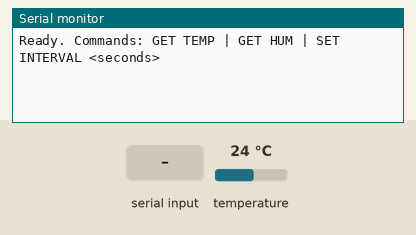
This sketch was run on a simulated ESP32. On the bench: the last lines printed to the serial monitor. Wiring (inferred from the names in the program): MPU-6050 motion sensor at I2C address 0x68. The inputs (shaded band) are chosen by the test bench; at power-on: temperature 24 °C. Random numbers use the default seed unless the sketch sets one.

Above: at 1.4 s.
1.5 s: "GET TEMP\n" received over Serial
At 1.81 s:
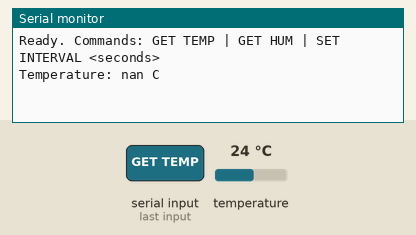
3.5 s: "GET HUM\n" received over Serial
At 3.9 s:
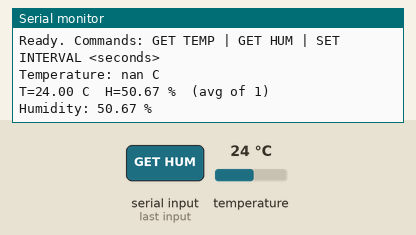
5.0 s: "SET INTERVAL \n" received over Serial
At 5.5 s:
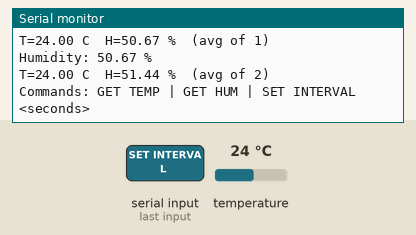
6.5 s: temperature set to 12 °C
At 7.0 s:
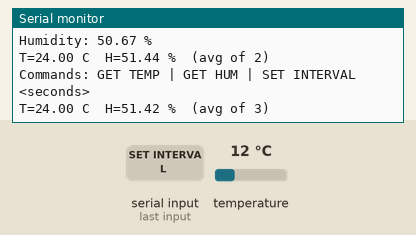
8.0 s: "GET TEMP\n" received over Serial
At 9.0 s:
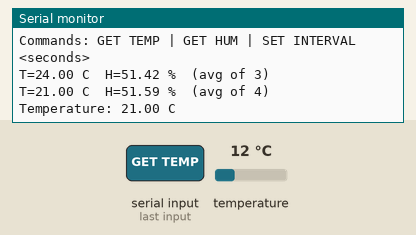
9.5 s: temperature set to 19 °C
At 10.5 s:
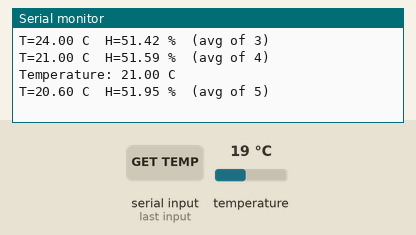
Timing chart, 0 to 12.0 s (numbered marks = the images above; inputs shaded):
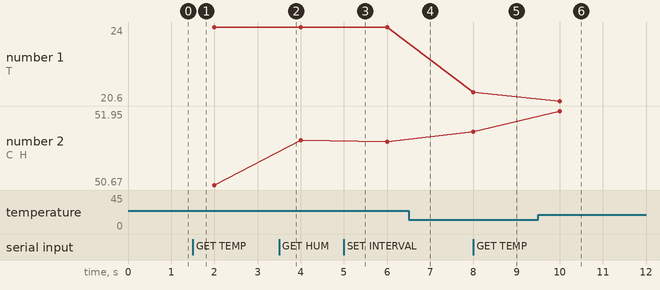

Measured:
- after the input at 1.5 s, the serial monitor: prints a new line at once (image 1)
- after the input at 3.5 s, the serial monitor: prints a new line at once (image 2)
- after the input at 5.0 s, the serial monitor: prints a new line at once (image 3)
- after the input at 8.0 s, the serial monitor: prints a new line at once (image 5)
- after the input at 9.5 s, the serial monitor: prints a new line after 0.50 s (image 6)
- plotted number 1: 21 → 20.6 after the input at 9.5 s

The sketch:

aqm_firmware.ino
```cpp
// ESP32 Air Quality Monitor - MPU6050 (I2C) temperature + simulated humidity
// Set ENABLE_BLE to 0 for Wokwi (no BLE support), 1 for a real ESP32 board.

#include <Wire.h>
#include <math.h>

#define ENABLE_BLE 0                 // <-- 0 = Wokwi, 1 = real board
#define DEVICE_NAME "AQM-Balakumar"   // <-- replace with your first name

#define SDA_PIN 21
#define SCL_PIN 22
#define MPU_ADDR 0x68
#define REG_PWR_MGMT_1 0x6B
#define REG_TEMP_OUT_H 0x41

#define WINDOW 5
#define MIN_INTERVAL_S 1
#define MAX_INTERVAL_S 3600

// Custom 128-bit UUIDs (randomly generated; change if you like)
#define SERVICE_UUID  "6e1a0001-b5a3-f393-e0a9-e50e24dcca9e"
#define TEMP_UUID     "6e1a0002-b5a3-f393-e0a9-e50e24dcca9e"
#define HUM_UUID      "6e1a0003-b5a3-f393-e0a9-e50e24dcca9e"
#define INTERVAL_UUID "6e1a0004-b5a3-f393-e0a9-e50e24dcca9e"

// ---------- State ----------
uint32_t intervalSec = 2;
unsigned long lastSample = 0;

float tempBuf[WINDOW], humBuf[WINDOW];
int bufCount = 0, bufIdx = 0;
float filtTemp = NAN, filtHum = NAN;

// ---------- Sensor ----------
bool mpuInit() {
  Wire.begin(SDA_PIN, SCL_PIN);
  Wire.beginTransmission(MPU_ADDR);
  Wire.write(REG_PWR_MGMT_1);
  Wire.write(0x00);                  // wake from sleep
  return Wire.endTransmission() == 0;
}

// Reads temperature register pair directly. Returns NAN on I2C failure.
float readTemperatureC() {
  Wire.beginTransmission(MPU_ADDR);
  Wire.write(REG_TEMP_OUT_H);
  if (Wire.endTransmission(false) != 0) return NAN;
  if (Wire.requestFrom((uint8_t)MPU_ADDR, (uint8_t)2) != 2) return NAN;
  int16_t raw = (Wire.read() << 8) | Wire.read();
  return raw / 340.0f + 36.53f;      // datasheet formula
}

float readSimulatedHumidity() {
  float base = 50.0f + 10.0f * sinf(millis() / 30000.0f);
  float noise = (random(-100, 101)) / 100.0f;
  return constrain(base + noise, 0.0f, 100.0f);
}

// ---------- Filtering ----------
float average(const float *b, int n) {
  float s = 0;
  for (int i = 0; i < n; i++) s += b[i];
  return s / n;
}

void pushSample(float t, float h) {
  tempBuf[bufIdx] = t;
  humBuf[bufIdx] = h;
  bufIdx = (bufIdx + 1) % WINDOW;
  if (bufCount < WINDOW) bufCount++;
  filtTemp = average(tempBuf, bufCount);
  filtHum = average(humBuf, bufCount);
}

// ---------- BLE ----------
#if ENABLE_BLE
#include <BLEDevice.h>
#include <BLEServer.h>
#include <BLEUtils.h>
#include <BLE2902.h>

BLECharacteristic *tempChar, *humChar, *intervalChar;
bool deviceConnected = false;

void setIntervalSeconds(uint32_t s);  // forward declaration

class ServerCB : public BLEServerCallbacks {
  void onConnect(BLEServer *) override { deviceConnected = true; }
  void onDisconnect(BLEServer *s) override {
    deviceConnected = false;
    s->getAdvertising()->start();     // keep advertising
  }
};

// Interval: write 1 byte (uint8) or 2 bytes (uint16, little-endian), seconds.
class IntervalCB : public BLECharacteristicCallbacks {
  void onWrite(BLECharacteristic *c) override {
    auto v = c->getValue();
    uint32_t s = 0;
    if (v.length() == 1) s = (uint8_t)v[0];
    else if (v.length() >= 2) s = (uint8_t)v[0] | ((uint8_t)v[1] << 8);
    else return;
    setIntervalSeconds(s);
  }
};

void bleInit() {
  BLEDevice::init(DEVICE_NAME);
  BLEServer *server = BLEDevice::createServer();
  server->setCallbacks(new ServerCB());
  BLEService *svc = server->createService(SERVICE_UUID);

  tempChar = svc->createCharacteristic(
      TEMP_UUID, BLECharacteristic::PROPERTY_READ | BLECharacteristic::PROPERTY_NOTIFY);
  tempChar->addDescriptor(new BLE2902());

  humChar = svc->createCharacteristic(
      HUM_UUID, BLECharacteristic::PROPERTY_READ | BLECharacteristic::PROPERTY_NOTIFY);
  humChar->addDescriptor(new BLE2902());

  intervalChar = svc->createCharacteristic(
      INTERVAL_UUID, BLECharacteristic::PROPERTY_READ | BLECharacteristic::PROPERTY_WRITE);
  intervalChar->setCallbacks(new IntervalCB());
  uint16_t iv = intervalSec;
  intervalChar->setValue((uint8_t *)&iv, 2);

  svc->start();
  BLEAdvertising *adv = BLEDevice::getAdvertising();
  adv->addServiceUUID(SERVICE_UUID);
  adv->setScanResponse(true);
  adv->start();
  Serial.println("BLE advertising as " DEVICE_NAME);
}

// Temp/humidity are sent as ASCII text (e.g. "24.53") so nRF Connect shows them readably.
void blePublish() {
  char tb[16], hb[16];
  snprintf(tb, sizeof(tb), "%.2f", filtTemp);
  snprintf(hb, sizeof(hb), "%.2f", filtHum);
  tempChar->setValue((uint8_t *)tb, strlen(tb));
  humChar->setValue((uint8_t *)hb, strlen(hb));
  if (deviceConnected) {
    tempChar->notify();
    humChar->notify();
  }
}

void bleUpdateInterval() {
  uint16_t iv = intervalSec;
  intervalChar->setValue((uint8_t *)&iv, 2);
}
#else
void bleInit() {}
void blePublish() {}
void bleUpdateInterval() {}
#endif

// ---------- Interval control (shared by BLE + Serial) ----------
void setIntervalSeconds(uint32_t s) {
  if (s < MIN_INTERVAL_S || s > MAX_INTERVAL_S) {
    Serial.printf("Rejected interval %u (allowed %d-%d s)\n", (unsigned)s,
                  MIN_INTERVAL_S, MAX_INTERVAL_S);
    return;
  }
  intervalSec = s;
  bleUpdateInterval();
  Serial.printf("Sampling interval set to %u s\n", (unsigned)intervalSec);
}

// ---------- Serial commands ----------
void handleCommand(String line) {
  line.trim();
  line.toUpperCase();
  if (line == "GET TEMP") {
    Serial.printf("Temperature: %.2f C\n", filtTemp);
  } else if (line == "GET HUM") {
    Serial.printf("Humidity: %.2f %%\n", filtHum);
  } else if (line.startsWith("SET INTERVAL ")) {
    long s = line.substring(13).toInt();
    setIntervalSeconds(s > 0 ? (uint32_t)s : 0);
  } else if (line.length()) {
    Serial.println("Commands: GET TEMP | GET HUM | SET INTERVAL <seconds>");
  }
}

void pollSerial() {
  static String buf;
  while (Serial.available()) {
    char c = Serial.read();
    if (c == '\n' || c == '\r') {
      handleCommand(buf);
      buf = "";
    } else {
      buf += c;
    }
  }
}

// ---------- Main ----------
void setup() {
  Serial.begin(115200);
  delay(200);
  randomSeed(esp_random());
  if (!mpuInit()) Serial.println("WARNING: MPU6050 not found (check wiring)");
  bleInit();
  Serial.println("Ready. Commands: GET TEMP | GET HUM | SET INTERVAL <seconds>");
}

void loop() {
  pollSerial();

  if (millis() - lastSample >= intervalSec * 1000UL) {
    lastSample = millis();
    float t = readTemperatureC();
    float h = readSimulatedHumidity();
    if (isnan(t)) {
      Serial.println("I2C read failed");
    } else {
      pushSample(t, h);
      Serial.printf("T=%.2f C  H=%.2f %%  (avg of %d)\n", filtTemp, filtHum, bufCount);
      blePublish();
    }
  }
}
```
